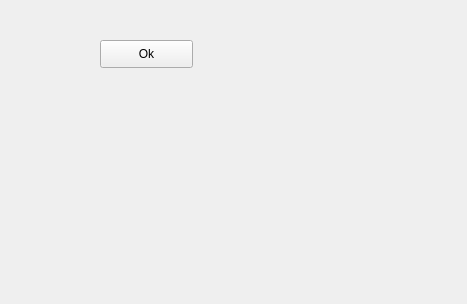
<?xml version="1.0" encoding="UTF-8"?>
<ui version="4.0">
 <class>MainWindow</class>
 <widget class="QWidget" name="MainWindow">
  <property name="geometry">
   <rect>
    <x>0</x>
    <y>0</y>
    <width>467</width>
    <height>304</height>
   </rect>
  </property>
  <property name="windowTitle">
   <string>MainWindow</string>
  </property>
  <widget class="QPushButton" name="m_pushButtonOk">
   <property name="geometry">
    <rect>
     <x>100</x>
     <y>40</y>
     <width>93</width>
     <height>28</height>
    </rect>
   </property>
   <property name="text">
    <string>Ok</string>
   </property>
  </widget>
 </widget>
 <layoutdefault spacing="6" margin="11"/>
 <resources/>
 <connections/>
</ui>
